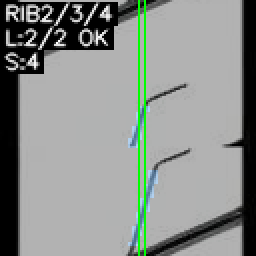
#> input picture debug_2.png, 128 x 128 px (shown 2 times larger)
$ python -i crop_tdw.py   (imports and definitions only)
#> lines starting #> are read from the running program, lines starting #| are printed output that depends on the picture; after the words box and inside, x2 and y2 are one past the last pixel; in counts of white or black regions, pixels touching at a corner belong together
# data_operation/crop_tdw.py
import cv2
import numpy as np


def _to_gray(img_bgr: np.ndarray) -> np.ndarray:
    return cv2.cvtColor(img_bgr, cv2.COLOR_BGR2GRAY)


def _binary_land_mask(gray: np.ndarray,
                      blur_ksize: int = 5,
                      use_otsu: bool = True,
                      fixed_thr: int = 240) -> np.ndarray:
    """
    将“非白色区域”提取出来：
    输出: 0/255 二值mask
    """
    g = gray.copy()

    if blur_ksize and blur_ksize >= 3:
        g = cv2.GaussianBlur(g, (blur_ksize, blur_ksize), 0)

    if use_otsu:
        _, bin_inv = cv2.threshold(g, 0, 255, cv2.THRESH_BINARY_INV + cv2.THRESH_OTSU)
    else:
        _, bin_inv = cv2.threshold(g, fixed_thr, 255, cv2.THRESH_BINARY_INV)

    return bin_inv


# [93 lines left out: function detect_centerline_x, not called in this run]


# [73 lines of commented-out code are left out]

>>> import cv2
>>> picture = cv2.imread('../debug_2.png', cv2.IMREAD_GRAYSCALE)
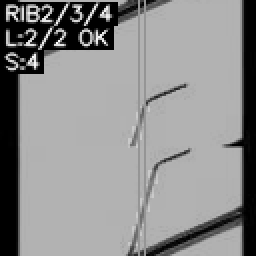
#> picture: shape (128, 128) (shown 2 times larger); min 0, max 253, mean 140.7
>>> result = _binary_land_mask(picture)
#> in _binary_land_mask, `g = cv2.GaussianBlur(g, (blur_ksize, blur_ksize), 0)`:
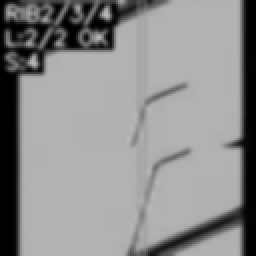
#> g: shape (128, 128) (shown 2 times larger); min 0, max 187, mean 140.6
#> in _binary_land_mask, `_, bin_inv = cv2.threshold(g, 0, 255, cv2.THRESH_BINARY_INV + cv2.THRE..`:
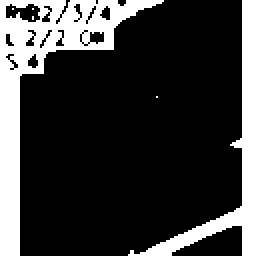
#> bin_inv: shape (128, 128) (shown 2 times larger); 22.6% white; 6 white regions (4 under 20 px), largest, box (x1, y1, x2, y2) and area: (0, 0, 82, 128) 2423, (64, 0, 128, 128) 1273
